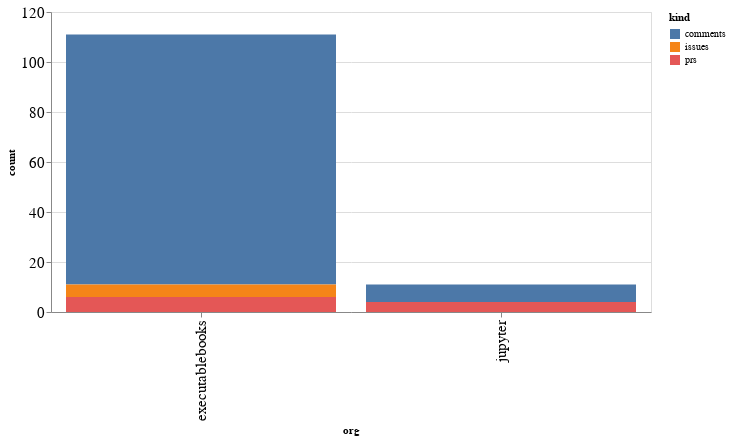

The cell this chart's notebook holds for it:
### Code cell
alt.Chart(org_summaries, width=600).mark_bar().encode(
    x='org',
    y='count',
    color='kind',
    tooltip="org"
)

### Figure 1 — Vega-Lite specification as saved in the notebook (floating-point values rounded to 4 significant figures)
{"config": {"axisLeft": {"labelFontSize": 15}, "axisBottom": {"labelFontSize": 15}}, "data": {"name": "data-4928fcf15d8020bb30bc8f971bb9f409"}, "mark": "bar", "encoding": {"color": {"type": "nominal", "field": "kind"}, "tooltip": {"type": "nominal", "field": "org"}, "x": {"type": "nominal", "field": "org"}, "y": {"type": "quantitative", "field": "count"}}, "width": 600, "$schema": "https://vega.github.io/schema/vega-lite/v4.8.1.json", "datasets": {"data-4928fcf15d8020bb30bc8f971bb9f409": [{"org": "executablebooks", "kind": "comments", "count": 100}, {"org": "executablebooks", "kind": "issues", "count": 5}, {"org": "executablebooks", "kind": "prs", "count": 6}, {"org": "jupyter", "kind": "comments", "count": 7}, {"org": "jupyter", "kind": "prs", "count": 4}]}}
